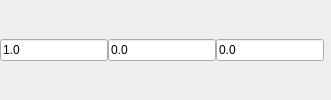
                                                            <widget class="QWidget" name="aimVector_valueWidget"
                                                                    native="true">
                                                                <layout class="QHBoxLayout"
                                                                        name="aimVector_valueWidgets">
                                                                    <property name="spacing">
                                                                        <number>0</number>
                                                                    </property>
                                                                    <property name="margin">
                                                                        <number>0</number>
                                                                    </property>
                                                                    <item>
                                                                        <layout class="QGridLayout" name="gridLayout_8">
                                                                            <item row="0" column="1">
                                                                                <widget class="QLineEdit"
                                                                                        name="aimvectory_lineEdit">
                                                                                    <property name="text">
                                                                                        <string>0.0</string>
                                                                                    </property>
                                                                                </widget>
                                                                            </item>
                                                                            <item row="0" column="2">
                                                                                <widget class="QLineEdit"
                                                                                        name="aimvectorz_lineEdit">
                                                                                    <property name="text">
                                                                                        <string>0.0</string>
                                                                                    </property>
                                                                                </widget>
                                                                            </item>
                                                                            <item row="0" column="0">
                                                                                <widget class="QLineEdit"
                                                                                        name="aimvectorx_lineEdit">
                                                                                    <property name="text">
                                                                                        <string>1.0</string>
                                                                                    </property>
                                                                                </widget>
                                                                            </item>
                                                                        </layout>
                                                                    </item>
                                                                    <item>
                                                                        <widget class="QLabel" name="label_19">
                                                                            <property name="minimumSize">
                                                                                <size>
                                                                                    <width>0</width>
                                                                                    <height>20</height>
                                                                                </size>
                                                                            </property>
                                                                            <property name="text">
                                                                                <string/>
                                                                            </property>
                                                                        </widget>
                                                                    </item>
                                                                </layout>
                                                            </widget>
